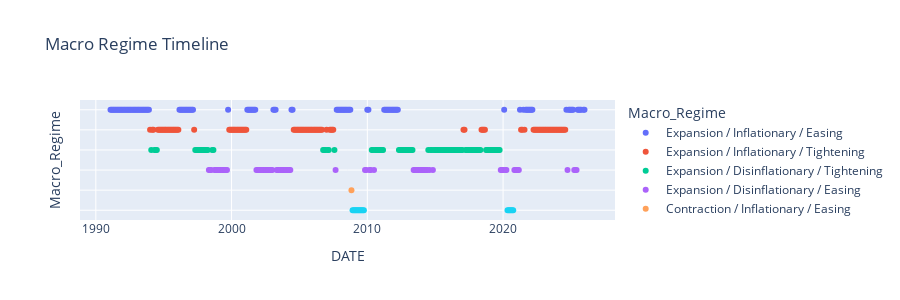

The code cell stored with this chart in its notebook:
### Code cell
# regime timeline

fig = px.scatter(
    plot_df,
    x="DATE",
    y="Macro_Regime",
    color="Macro_Regime",
    title="Macro Regime Timeline",
    height=300
)

fig.update_yaxes(showticklabels=False)
fig.show()

### Figure 1 — Plotly figure (JSON) as saved in the notebook; plotly's stock layout.template omitted (floating-point values rounded to 4 significant figures)
{"data": [{"hovertemplate": "Macro_Regime=%{y}<br>DATE=%{x}<extra></extra>", "legendgroup": "Expansion / Inflationary / Easing", "marker": {"color": "#636efa", "symbol": "circle"}, "mode": "markers", "name": "Expansion / Inflationary / Easing", "orientation": "v", "showlegend": true, "type": "scatter", "x": ["1991-01-31T00:00:00", "1991-02-28T00:00:00", "1991-03-31T00:00:00", "1991-04-30T00:00:00", "1991-05-31T00:00:00", "1991-06-30T00:00:00", "1991-07-31T00:00:00", "1991-08-31T00:00:00", "1991-09-30T00:00:00", "1991-10-31T00:00:00", "1991-11-30T00:00:00", "1991-12-31T00:00:00", "1992-01-31T00:00:00", "1992-02-29T00:00:00", "1992-03-31T00:00:00", "1992-04-30T00:00:00", "1992-05-31T00:00:00", "1992-06-30T00:00:00", "1992-07-31T00:00:00", "1992-08-31T00:00:00", "1992-09-30T00:00:00", "1992-10-31T00:00:00", "1992-11-30T00:00:00", "1992-12-31T00:00:00", "1993-01-31T00:00:00", "1993-02-28T00:00:00", "1993-03-31T00:00:00", "1993-04-30T00:00:00", "1993-05-31T00:00:00", "1993-06-30T00:00:00", "1993-07-31T00:00:00", "1993-08-31T00:00:00", "1993-09-30T00:00:00", "1993-10-31T00:00:00", "1993-11-30T00:00:00", "1996-02-29T00:00:00", "1996-03-31T00:00:00", "1996-04-30T00:00:00", "1996-05-31T00:00:00", "1996-06-30T00:00:00", "1996-07-31T00:00:00", "1996-08-31T00:00:00", "1996-09-30T00:00:00", "1996-10-31T00:00:00", "1996-11-30T00:00:00", "1996-12-31T00:00:00", "1997-01-31T00:00:00", "1997-02-28T00:00:00", "1999-09-30T00:00:00", "2001-02-28T00:00:00", "2001-03-31T00:00:00", "2001-04-30T00:00:00", "2001-05-31T00:00:00", "2001-06-30T00:00:00", "2001-07-31T00:00:00", "2001-08-31T00:00:00", "2001-09-30T00:00:00", "2003-01-31T00:00:00", "2003-02-28T00:00:00", "2003-03-31T00:00:00", "2004-05-31T00:00:00", "2004-06-30T00:00:00", "2007-09-30T00:00:00", "2007-10-31T00:00:00", "2007-11-30T00:00:00", "2007-12-31T00:00:00", "2008-01-31T00:00:00", "2008-02-29T00:00:00", "2008-03-31T00:00:00", "2008-04-30T00:00:00", "2008-05-31T00:00:00", "2008-06-30T00:00:00", "2008-07-31T00:00:00", "2008-08-31T00:00:00", "2008-09-30T00:00:00", "2009-12-31T00:00:00", "2010-01-31T00:00:00", "2011-03-31T00:00:00", "2011-04-30T00:00:00", "2011-05-31T00:00:00", "2011-06-30T00:00:00", "2011-07-31T00:00:00", "2011-08-31T00:00:00", "2011-09-30T00:00:00", "2011-10-31T00:00:00", "2011-11-30T00:00:00", "2011-12-31T00:00:00", "2012-01-31T00:00:00", "2012-02-29T00:00:00", "2012-03-31T00:00:00", "2020-01-31T00:00:00", "2021-03-31T00:00:00", "2021-06-30T00:00:00", "2021-08-31T00:00:00", "2021-09-30T00:00:00", "2021-10-31T00:00:00", "2021-11-30T00:00:00", "2021-12-31T00:00:00", "2022-01-31T00:00:00", "2022-02-28T00:00:00", "2024-08-31T00:00:00", "2024-10-31T00:00:00", "2024-11-30T00:00:00", "2024-12-31T00:00:00", "2025-01-31T00:00:00", "2025-02-28T00:00:00", "2025-06-30T00:00:00", "2025-07-31T00:00:00", "2025-08-31T00:00:00", "2025-09-30T00:00:00", "2025-11-30T00:00:00", "2025-12-31T00:00:00"], "xaxis": "x", "y": ["Expansion / Inflationary / Easing", "Expansion / Inflationary / Easing", "Expansion / Inflationary / Easing", "Expansion / Inflationary / Easing", "Expansion / Inflationary / Easing", "Expansion / Inflationary / Easing", "Expansion / Inflationary / Easing", "Expansion / Inflationary / Easing", "Expansion / Inflationary / Easing", "Expansion / Inflationary / Easing", "Expansion / Inflationary / Easing", "Expansion / Inflationary / Easing", "Expansion / Inflationary / Easing", "Expansion / Inflationary / Easing", "Expansion / Inflationary / Easing", "Expansion / Inflationary / Easing", "Expansion / Inflationary / Easing", "Expansion / Inflationary / Easing", "Expansion / Inflationary / Easing", "Expansion / Inflationary / Easing", "Expansion / Inflationary / Easing", "Expansion / Inflationary / Easing", "Expansion / Inflationary / Easing", "Expansion / Inflationary / Easing", "Expansion / Inflationary / Easing", "Expansion / Inflationary / Easing", "Expansion / Inflationary / Easing", "Expansion / Inflationary / Easing", "Expansion / Inflationary / Easing", "Expansion / Inflationary / Easing", "Expansion / Inflationary / Easing", "Expansion / Inflationary / Easing", "Expansion / Inflationary / Easing", "Expansion / Inflationary / Easing", "Expansion / Inflationary / Easing", "Expansion / Inflationary / Easing", "Expansion / Inflationary / Easing", "Expansion / Inflationary / Easing", "Expansion / Inflationary / Easing", "Expansion / Inflationary / Easing", "Expansion / Inflationary / Easing", "Expansion / Inflationary / Easing", "Expansion / Inflationary / Easing", "Expansion / Inflationary / Easing", "Expansion / Inflationary / Easing", "Expansion / Inflationary / Easing", "Expansion / Inflationary / Easing", "Expansion / Inflationary / Easing", "Expansion / Inflationary / Easing", "Expansion / Inflationary / Easing", "Expansion / Inflationary / Easing", "Expansion / Inflationary / Easing", "Expansion / Inflationary / Easing", "Expansion / Inflationary / Easing", "Expansion / Inflationary / Easing", "Expansion / Inflationary / Easing", "Expansion / Inflationary / Easing", "Expansion / Inflationary / Easing", "Expansion / Inflationary / Easing", "Expansion / Inflationary / Easing", "Expansion / Inflationary / Easing", "Expansion / Inflationary / Easing", "Expansion / Inflationary / Easing", "Expansion / Inflationary / Easing", "Expansion / Inflationary / Easing", "Expansion / Inflationary / Easing", "Expansion / Inflationary / Easing", "Expansion / Inflationary / Easing", "Expansion / Inflationary / Easing", "Expansion / Inflationary / Easing", "Expansion / Inflationary / Easing", "Expansion / Inflationary / Easing", "Expansion / Inflationary / Easing", "Expansion / Inflationary / Easing", "Expansion / Inflationary / Easing", "Expansion / Inflationary / Easing", "Expansion / Inflationary / Easing", "Expansion / Inflationary / Easing", "Expansion / Inflationary / Easing", "Expansion / Inflationary / Easing", "Expansion / Inflationary / Easing", "Expansion / Inflationary / Easing", "Expansion / Inflationary / Easing", "Expansion / Inflationary / Easing", "Expansion / Inflationary / Easing", "Expansion / Inflationary / Easing", "Expansion / Inflationary / Easing", "Expansion / Inflationary / Easing", "Expansion / Inflationary / Easing", "Expansion / Inflationary / Easing", "Expansion / Inflationary / Easing", "Expansion / Inflationary / Easing", "Expansion / Inflationary / Easing", "Expansion / Inflationary / Easing", "Expansion / Inflationary / Easing", "Expansion / Inflationary / Easing", "Expansion / Inflationary / Easing", "Expansion / Inflationary / Easing", "Expansion / Inflationary / Easing", "Expansion / Inflationary / Easing", "Expansion / Inflationary / Easing", "Expansion / Inflationary / Easing", "Expansion / Inflationary / Easing", "Expansion / Inflationary / Easing", "Expansion / Inflationary / Easing", "Expansion / Inflationary / Easing", "Expansion / Inflationary / Easing", "Expansion / Inflationary / Easing", "Expansion / Inflationary / Easing", "Expansion / Inflationary / Easing", "Expansion / Inflationary / Easing", "Expansion / Inflationary / Easing"], "yaxis": "y"}, {"hovertemplate": "Macro_Regime=%{y}<br>DATE=%{x}<extra></extra>", "legendgroup": "Expansion / Inflationary / Tightening", "marker": {"color": "#EF553B", "symbol": "circle"}, "mode": "markers", "name": "Expansion / Inflationary / Tightening", "orientation": "v", "showlegend": true, "type": "scatter", "x": ["1993-12-31T00:00:00", "1994-02-28T00:00:00", "1994-03-31T00:00:00", "1994-07-31T00:00:00", "1994-08-31T00:00:00", "1994-09-30T00:00:00", "1994-10-31T00:00:00", "1994-11-30T00:00:00", "1994-12-31T00:00:00", "1995-01-31T00:00:00", "1995-02-28T00:00:00", "1995-03-31T00:00:00", "1995-04-30T00:00:00", "1995-05-31T00:00:00", "1995-06-30T00:00:00", "1995-07-31T00:00:00", "1995-08-31T00:00:00", "1995-09-30T00:00:00", "1995-10-31T00:00:00", "1995-11-30T00:00:00", "1995-12-31T00:00:00", "1996-01-31T00:00:00", "1997-03-31T00:00:00", "1999-10-31T00:00:00", "1999-11-30T00:00:00", "1999-12-31T00:00:00", "2000-01-31T00:00:00", "2000-02-29T00:00:00", "2000-03-31T00:00:00", "2000-04-30T00:00:00", "2000-05-31T00:00:00", "2000-06-30T00:00:00", "2000-07-31T00:00:00", "2000-08-31T00:00:00", "2000-09-30T00:00:00", "2000-10-31T00:00:00", "2000-11-30T00:00:00", "2000-12-31T00:00:00", "2001-01-31T00:00:00", "2004-07-31T00:00:00", "2004-08-31T00:00:00", "2004-09-30T00:00:00", "2004-10-31T00:00:00", "2004-11-30T00:00:00", "2004-12-31T00:00:00", "2005-01-31T00:00:00", "2005-02-28T00:00:00", "2005-03-31T00:00:00", "2005-04-30T00:00:00", "2005-05-31T00:00:00", "2005-06-30T00:00:00", "2005-07-31T00:00:00", "2005-08-31T00:00:00", "2005-09-30T00:00:00", "2005-10-31T00:00:00", "2005-11-30T00:00:00", "2005-12-31T00:00:00", "2006-01-31T00:00:00", "2006-02-28T00:00:00", "2006-03-31T00:00:00", "2006-04-30T00:00:00", "2006-05-31T00:00:00", "2006-06-30T00:00:00", "2006-07-31T00:00:00", "2006-08-31T00:00:00", "2006-12-31T00:00:00", "2007-03-31T00:00:00", "2007-04-30T00:00:00", "2007-05-31T00:00:00", "2007-06-30T00:00:00", "2017-01-31T00:00:00", "2017-02-28T00:00:00", "2018-05-31T00:00:00", "2018-06-30T00:00:00", "2018-07-31T00:00:00", "2018-08-31T00:00:00", "2021-04-30T00:00:00", "2021-05-31T00:00:00", "2021-07-31T00:00:00", "2022-03-31T00:00:00", "2022-04-30T00:00:00", "2022-05-31T00:00:00", "2022-06-30T00:00:00", "2022-07-31T00:00:00", "2022-08-31T00:00:00", "2022-09-30T00:00:00", "2022-10-31T00:00:00", "2022-11-30T00:00:00", "2022-12-31T00:00:00", "2023-01-31T00:00:00", "2023-02-28T00:00:00", "2023-03-31T00:00:00", "2023-04-30T00:00:00", "2023-05-31T00:00:00", "2023-06-30T00:00:00", "2023-07-31T00:00:00", "2023-08-31T00:00:00", "2023-09-30T00:00:00", "2023-10-31T00:00:00", "2023-11-30T00:00:00", "2023-12-31T00:00:00", "2024-01-31T00:00:00", "2024-02-29T00:00:00", "2024-03-31T00:00:00", "2024-04-30T00:00:00", "2024-05-31T00:00:00", "2024-06-30T00:00:00", "2024-07-31T00:00:00"], "xaxis": "x", "y": ["Expansion / Inflationary / Tightening", "Expansion / Inflationary / Tightening", "Expansion / Inflationary / Tightening", "Expansion / Inflationary / Tightening", "Expansion / Inflationary / Tightening", "Expansion / Inflationary / Tightening", "Expansion / Inflationary / Tightening", "Expansion / Inflationary / Tightening", "Expansion / Inflationary / Tightening", "Expansion / Inflationary / Tightening", "Expansion / Inflationary / Tightening", "Expansion / Inflationary / Tightening", "Expansion / Inflationary / Tightening", "Expansion / Inflationary / Tightening", "Expansion / Inflationary / Tightening", "Expansion / Inflationary / Tightening", "Expansion / Inflationary / Tightening", "Expansion / Inflationary / Tightening", "Expansion / Inflationary / Tightening", "Expansion / Inflationary / Tightening", "Expansion / Inflationary / Tightening", "Expansion / Inflationary / Tightening", "Expansion / Inflationary / Tightening", "Expansion / Inflationary / Tightening", "Expansion / Inflationary / Tightening", "Expansion / Inflationary / Tightening", "Expansion / Inflationary / Tightening", "Expansion / Inflationary / Tightening", "Expansion / Inflationary / Tightening", "Expansion / Inflationary / Tightening", "Expansion / Inflationary / Tightening", "Expansion / Inflationary / Tightening", "Expansion / Inflationary / Tightening", "Expansion / Inflationary / Tightening", "Expansion / Inflationary / Tightening", "Expansion / Inflationary / Tightening", "Expansion / Inflationary / Tightening", "Expansion / Inflationary / Tightening", "Expansion / Inflationary / Tightening", "Expansion / Inflationary / Tightening", "Expansion / Inflationary / Tightening", "Expansion / Inflationary / Tightening", "Expansion / Inflationary / Tightening", "Expansion / Inflationary / Tightening", "Expansion / Inflationary / Tightening", "Expansion / Inflationary / Tightening", "Expansion / Inflationary / Tightening", "Expansion / Inflationary / Tightening", "Expansion / Inflationary / Tightening", "Expansion / Inflationary / Tightening", "Expansion / Inflationary / Tightening", "Expansion / Inflationary / Tightening", "Expansion / Inflationary / Tightening", "Expansion / Inflationary / Tightening", "Expansion / Inflationary / Tightening", "Expansion / Inflationary / Tightening", "Expansion / Inflationary / Tightening", "Expansion / Inflationary / Tightening", "Expansion / Inflationary / Tightening", "Expansion / Inflationary / Tightening", "Expansion / Inflationary / Tightening", "Expansion / Inflationary / Tightening", "Expansion / Inflationary / Tightening", "Expansion / Inflationary / Tightening", "Expansion / Inflationary / Tightening", "Expansion / Inflationary / Tightening", "Expansion / Inflationary / Tightening", "Expansion / Inflationary / Tightening", "Expansion / Inflationary / Tightening", "Expansion / Inflationary / Tightening", "Expansion / Inflationary / Tightening", "Expansion / Inflationary / Tightening", "Expansion / Inflationary / Tightening", "Expansion / Inflationary / Tightening", "Expansion / Inflationary / Tightening", "Expansion / Inflationary / Tightening", "Expansion / Inflationary / Tightening", "Expansion / Inflationary / Tightening", "Expansion / Inflationary / Tightening", "Expansion / Inflationary / Tightening", "Expansion / Inflationary / Tightening", "Expansion / Inflationary / Tightening", "Expansion / Inflationary / Tightening", "Expansion / Inflationary / Tightening", "Expansion / Inflationary / Tightening", "Expansion / Inflationary / Tightening", "Expansion / Inflationary / Tightening", "Expansion / Inflationary / Tightening", "Expansion / Inflationary / Tightening", "Expansion / Inflationary / Tightening", "Expansion / Inflationary / Tightening", "Expansion / Inflationary / Tightening", "Expansion / Inflationary / Tightening", "Expansion / Inflationary / Tightening", "Expansion / Inflationary / Tightening", "Expansion / Inflationary / Tightening", "Expansion / Inflationary / Tightening", "Expansion / Inflationary / Tightening", "Expansion / Inflationary / Tightening", "Expansion / Inflationary / Tightening", "Expansion / Inflationary / Tightening", "Expansion / Inflationary / Tightening", "Expansion / Inflationary / Tightening", "Expansion / Inflationary / Tightening", "Expansion / Inflationary / Tightening", "Expansion / Inflationary / Tightening", "Expansion / Inflationary / Tightening", "Expansion / Inflationary / Tightening"], "yaxis": "y"}, {"hovertemplate": "Macro_Regime=%{y}<br>DATE=%{x}<extra></extra>", "legendgroup": "Expansion / Disinflationary / Tightening", "marker": {"color": "#00cc96", "symbol": "circle"}, "mode": "markers", "name": "Expansion / Disinflationary / Tightening", "orientation": "v", "showlegend": true, "type": "scatter", "x": ["1994-01-31T00:00:00", "1994-04-30T00:00:00", "1994-05-31T00:00:00", "1994-06-30T00:00:00", "1997-04-30T00:00:00", "1997-05-31T00:00:00", "1997-06-30T00:00:00", "1997-07-31T00:00:00", "1997-08-31T00:00:00", "1997-09-30T00:00:00", "1997-10-31T00:00:00", "1997-11-30T00:00:00", "1997-12-31T00:00:00", "1998-01-31T00:00:00", "1998-02-28T00:00:00", "1998-03-31T00:00:00", "1998-07-31T00:00:00", "1998-08-31T00:00:00", "2006-09-30T00:00:00", "2006-10-31T00:00:00", "2006-11-30T00:00:00", "2007-01-31T00:00:00", "2007-02-28T00:00:00", "2007-07-31T00:00:00", "2010-04-30T00:00:00", "2010-05-31T00:00:00", "2010-07-31T00:00:00", "2010-08-31T00:00:00", "2010-09-30T00:00:00", "2010-10-31T00:00:00", "2010-11-30T00:00:00", "2010-12-31T00:00:00", "2011-01-31T00:00:00", "2011-02-28T00:00:00", "2012-04-30T00:00:00", "2012-05-31T00:00:00", "2012-06-30T00:00:00", "2012-07-31T00:00:00", "2012-08-31T00:00:00", "2012-09-30T00:00:00", "2012-10-31T00:00:00", "2012-11-30T00:00:00", "2012-12-31T00:00:00", "2013-01-31T00:00:00", "2013-02-28T00:00:00", "2013-03-31T00:00:00", "2013-04-30T00:00:00", "2014-06-30T00:00:00", "2014-08-31T00:00:00", "2014-09-30T00:00:00", "2014-11-30T00:00:00", "2014-12-31T00:00:00", "2015-01-31T00:00:00", "2015-02-28T00:00:00", "2015-03-31T00:00:00", "2015-04-30T00:00:00", "2015-05-31T00:00:00", "2015-06-30T00:00:00", "2015-07-31T00:00:00", "2015-08-31T00:00:00", "2015-09-30T00:00:00", "2015-10-31T00:00:00", "2015-11-30T00:00:00", "2015-12-31T00:00:00", "2016-01-31T00:00:00", "2016-02-29T00:00:00", "2016-03-31T00:00:00", "2016-04-30T00:00:00", "2016-05-31T00:00:00", "2016-06-30T00:00:00", "2016-07-31T00:00:00", "2016-08-31T00:00:00", "2016-09-30T00:00:00", "2016-10-31T00:00:00", "2016-11-30T00:00:00", "2016-12-31T00:00:00", "2017-03-31T00:00:00", "2017-04-30T00:00:00", "2017-05-31T00:00:00", "2017-06-30T00:00:00", "2017-07-31T00:00:00", "2017-08-31T00:00:00", "2017-09-30T00:00:00", "2017-10-31T00:00:00", "2017-11-30T00:00:00", "2017-12-31T00:00:00", "2018-01-31T00:00:00", "2018-02-28T00:00:00", "2018-03-31T00:00:00", "2018-04-30T00:00:00", "2018-09-30T00:00:00", "2018-10-31T00:00:00", "2018-11-30T00:00:00", "2018-12-31T00:00:00", "2019-01-31T00:00:00", "2019-02-28T00:00:00", "2019-03-31T00:00:00", "2019-04-30T00:00:00", "2019-05-31T00:00:00", "2019-06-30T00:00:00", "2019-07-31T00:00:00", "2019-08-31T00:00:00", "2019-09-30T00:00:00"], "xaxis": "x", "y": ["Expansion / Disinflationary / Tightening", "Expansion / Disinflationary / Tightening", "Expansion / Disinflationary / Tightening", "Expansion / Disinflationary / Tightening", "Expansion / Disinflationary / Tightening", "Expansion / Disinflationary / Tightening", "Expansion / Disinflationary / Tightening", "Expansion / Disinflationary / Tightening", "Expansion / Disinflationary / Tightening", "Expansion / Disinflationary / Tightening", "Expansion / Disinflationary / Tightening", "Expansion / Disinflationary / Tightening", "Expansion / Disinflationary / Tightening", "Expansion / Disinflationary / Tightening", "Expansion / Disinflationary / Tightening", "Expansion / Disinflationary / Tightening", "Expansion / Disinflationary / Tightening", "Expansion / Disinflationary / Tightening", "Expansion / Disinflationary / Tightening", "Expansion / Disinflationary / Tightening", "Expansion / Disinflationary / Tightening", "Expansion / Disinflationary / Tightening", "Expansion / Disinflationary / Tightening", "Expansion / Disinflationary / Tightening", "Expansion / Disinflationary / Tightening", "Expansion / Disinflationary / Tightening", "Expansion / Disinflationary / Tightening", "Expansion / Disinflationary / Tightening", "Expansion / Disinflationary / Tightening", "Expansion / Disinflationary / Tightening", "Expansion / Disinflationary / Tightening", "Expansion / Disinflationary / Tightening", "Expansion / Disinflationary / Tightening", "Expansion / Disinflationary / Tightening", "Expansion / Disinflationary / Tightening", "Expansion / Disinflationary / Tightening", "Expansion / Disinflationary / Tightening", "Expansion / Disinflationary / Tightening", "Expansion / Disinflationary / Tightening", "Expansion / Disinflationary / Tightening", "Expansion / Disinflationary / Tightening", "Expansion / Disinflationary / Tightening", "Expansion / Disinflationary / Tightening", "Expansion / Disinflationary / Tightening", "Expansion / Disinflationary / Tightening", "Expansion / Disinflationary / Tightening", "Expansion / Disinflationary / Tightening", "Expansion / Disinflationary / Tightening", "Expansion / Disinflationary / Tightening", "Expansion / Disinflationary / Tightening", "Expansion / Disinflationary / Tightening", "Expansion / Disinflationary / Tightening", "Expansion / Disinflationary / Tightening", "Expansion / Disinflationary / Tightening", "Expansion / Disinflationary / Tightening", "Expansion / Disinflationary / Tightening", "Expansion / Disinflationary / Tightening", "Expansion / Disinflationary / Tightening", "Expansion / Disinflationary / Tightening", "Expansion / Disinflationary / Tightening", "Expansion / Disinflationary / Tightening", "Expansion / Disinflationary / Tightening", "Expansion / Disinflationary / Tightening", "Expansion / Disinflationary / Tightening", "Expansion / Disinflationary / Tightening", "Expansion / Disinflationary / Tightening", "Expansion / Disinflationary / Tightening", "Expansion / Disinflationary / Tightening", "Expansion / Disinflationary / Tightening", "Expansion / Disinflationary / Tightening", "Expansion / Disinflationary / Tightening", "Expansion / Disinflationary / Tightening", "Expansion / Disinflationary / Tightening", "Expansion / Disinflationary / Tightening", "Expansion / Disinflationary / Tightening", "Expansion / Disinflationary / Tightening", "Expansion / Disinflationary / Tightening", "Expansion / Disinflationary / Tightening", "Expansion / Disinflationary / Tightening", "Expansion / Disinflationary / Tightening", "Expansion / Disinflationary / Tightening", "Expansion / Disinflationary / Tightening", "Expansion / Disinflationary / Tightening", "Expansion / Disinflationary / Tightening", "Expansion / Disinflationary / Tightening", "Expansion / Disinflationary / Tightening", "Expansion / Disinflationary / Tightening", "Expansion / Disinflationary / Tightening", "Expansion / Disinflationary / Tightening", "Expansion / Disinflationary / Tightening", "Expansion / Disinflationary / Tightening", "Expansion / Disinflationary / Tightening", "Expansion / Disinflationary / Tightening", "Expansion / Disinflationary / Tightening", "Expansion / Disinflationary / Tightening", "Expansion / Disinflationary / Tightening", "Expansion / Disinflationary / Tightening", "Expansion / Disinflationary / Tightening", "Expansion / Disinflationary / Tightening", "Expansion / Disinflationary / Tightening", "Expansion / Disinflationary / Tightening", "Expansion / Disinflationary / Tightening", "Expansion / Disinflationary / Tightening"], "yaxis": "y"}, {"hovertemplate": "Macro_Regime=%{y}<br>DATE=%{x}<extra></extra>", "legendgroup": "Expansion / Disinflationary / Easing", "marker": {"color": "#ab63fa", "symbol": "circle"}, "mode": "markers", "name": "Expansion / Disinflationary / Easing", "orientation": "v", "showlegend": true, "type": "scatter", "x": ["1998-04-30T00:00:00", "1998-05-31T00:00:00", "1998-06-30T00:00:00", "1998-09-30T00:00:00", "1998-10-31T00:00:00", "1998-11-30T00:00:00", "1998-12-31T00:00:00", "1999-01-31T00:00:00", "1999-02-28T00:00:00", "1999-03-31T00:00:00", "1999-04-30T00:00:00", "1999-05-31T00:00:00", "1999-06-30T00:00:00", "1999-07-31T00:00:00", "1999-08-31T00:00:00", "2001-10-31T00:00:00", "2001-11-30T00:00:00", "2001-12-31T00:00:00", "2002-01-31T00:00:00", "2002-02-28T00:00:00", "2002-03-31T00:00:00", "2002-04-30T00:00:00", "2002-05-31T00:00:00", "2002-06-30T00:00:00", "2002-07-31T00:00:00", "2002-08-31T00:00:00", "2002-09-30T00:00:00", "2002-10-31T00:00:00", "2002-11-30T00:00:00", "2002-12-31T00:00:00", "2003-04-30T00:00:00", "2003-05-31T00:00:00", "2003-06-30T00:00:00", "2003-07-31T00:00:00", "2003-08-31T00:00:00", "2003-09-30T00:00:00", "2003-10-31T00:00:00", "2003-11-30T00:00:00", "2003-12-31T00:00:00", "2004-01-31T00:00:00", "2004-02-29T00:00:00", "2004-03-31T00:00:00", "2004-04-30T00:00:00", "2007-08-31T00:00:00", "2009-10-31T00:00:00", "2009-11-30T00:00:00", "2010-02-28T00:00:00", "2010-03-31T00:00:00", "2010-06-30T00:00:00", "2013-05-31T00:00:00", "2013-06-30T00:00:00", "2013-07-31T00:00:00", "2013-08-31T00:00:00", "2013-09-30T00:00:00", "2013-10-31T00:00:00", "2013-11-30T00:00:00", "2013-12-31T00:00:00", "2014-01-31T00:00:00", "2014-02-28T00:00:00", "2014-03-31T00:00:00", "2014-04-30T00:00:00", "2014-05-31T00:00:00", "2014-07-31T00:00:00", "2014-10-31T00:00:00", "2019-10-31T00:00:00", "2019-11-30T00:00:00", "2019-12-31T00:00:00", "2020-02-29T00:00:00", "2020-03-31T00:00:00", "2020-10-31T00:00:00", "2020-11-30T00:00:00", "2020-12-31T00:00:00", "2021-01-31T00:00:00", "2021-02-28T00:00:00", "2024-09-30T00:00:00", "2025-03-31T00:00:00", "2025-04-30T00:00:00", "2025-05-31T00:00:00"], "xaxis": "x", "y": ["Expansion / Disinflationary / Easing", "Expansion / Disinflationary / Easing", "Expansion / Disinflationary / Easing", "Expansion / Disinflationary / Easing", "Expansion / Disinflationary / Easing", "Expansion / Disinflationary / Easing", "Expansion / Disinflationary / Easing", "Expansion / Disinflationary / Easing", "Expansion / Disinflationary / Easing", "Expansion / Disinflationary / Easing", "Expansion / Disinflationary / Easing", "Expansion / Disinflationary / Easing", "Expansion / Disinflationary / Easing", "Expansion / Disinflationary / Easing", "Expansion / Disinflationary / Easing", "Expansion / Disinflationary / Easing", "Expansion / Disinflationary / Easing", "Expansion / Disinflationary / Easing", "Expansion / Disinflationary / Easing", "Expansion / Disinflationary / Easing", "Expansion / Disinflationary / Easing", "Expansion / Disinflationary / Easing", "Expansion / Disinflationary / Easing", "Expansion / Disinflationary / Easing", "Expansion / Disinflationary / Easing", "Expansion / Disinflationary / Easing", "Expansion / Disinflationary / Easing", "Expansion / Disinflationary / Easing", "Expansion / Disinflationary / Easing", "Expansion / Disinflationary / Easing", "Expansion / Disinflationary / Easing", "Expansion / Disinflationary / Easing", "Expansion / Disinflationary / Easing", "Expansion / Disinflationary / Easing", "Expansion / Disinflationary / Easing", "Expansion / Disinflationary / Easing", "Expansion / Disinflationary / Easing", "Expansion / Disinflationary / Easing", "Expansion / Disinflationary / Easing", "Expansion / Disinflationary / Easing", "Expansion / Disinflationary / Easing", "Expansion / Disinflationary / Easing", "Expansion / Disinflationary / Easing", "Expansion / Disinflationary / Easing", "Expansion / Disinflationary / Easing", "Expansion / Disinflationary / Easing", "Expansion / Disinflationary / Easing", "Expansion / Disinflationary / Easing", "Expansion / Disinflationary / Easing", "Expansion / Disinflationary / Easing", "Expansion / Disinflationary / Easing", "Expansion / Disinflationary / Easing", "Expansion / Disinflationary / Easing", "Expansion / Disinflationary / Easing", "Expansion / Disinflationary / Easing", "Expansion / Disinflationary / Easing", "Expansion / Disinflationary / Easing", "Expansion / Disinflationary / Easing", "Expansion / Disinflationary / Easing", "Expansion / Disinflationary / Easing", "Expansion / Disinflationary / Easing", "Expansion / Disinflationary / Easing", "Expansion / Disinflationary / Easing", "Expansion / Disinflationary / Easing", "Expansion / Disinflationary / Easing", "Expansion / Disinflationary / Easing", "Expansion / Disinflationary / Easing", "Expansion / Disinflationary / Easing", "Expansion / Disinflationary / Easing", "Expansion / Disinflationary / Easing", "Expansion / Disinflationary / Easing", "Expansion / Disinflationary / Easing", "Expansion / Disinflationary / Easing", "Expansion / Disinflationary / Easing", "Expansion / Disinflationary / Easing", "Expansion / Disinflationary / Easing", "Expansion / Disinflationary / Easing", "Expansion / Disinflationary / Easing"], "yaxis": "y"}, {"hovertemplate": "Macro_Regime=%{y}<br>DATE=%{x}<extra></extra>", "legendgroup": "Contraction / Inflationary / Easing", "marker": {"color": "#FFA15A", "symbol": "circle"}, "mode": "markers", "name": "Contraction / Inflationary / Easing", "orientation": "v", "showlegend": true, "type": "scatter", "x": ["2008-10-31T00:00:00"], "xaxis": "x", "y": ["Contraction / Inflationary / Easing"], "yaxis": "y"}, {"hovertemplate": "Macro_Regime=%{y}<br>DATE=%{x}<extra></extra>", "legendgroup": "Contraction / Disinflationary / Easing", "marker": {"color": "#19d3f3", "symbol": "circle"}, "mode": "markers", "name": "Contraction / Disinflationary / Easing", "orientation": "v", "showlegend": true, "type": "scatter", "x": ["2008-11-30T00:00:00", "2008-12-31T00:00:00", "2009-01-31T00:00:00", "2009-02-28T00:00:00", "2009-03-31T00:00:00", "2009-04-30T00:00:00", "2009-05-31T00:00:00", "2009-06-30T00:00:00", "2009-07-31T00:00:00", "2009-08-31T00:00:00", "2009-09-30T00:00:00", "2020-04-30T00:00:00", "2020-05-31T00:00:00", "2020-06-30T00:00:00", "2020-07-31T00:00:00", "2020-08-31T00:00:00", "2020-09-30T00:00:00"], "xaxis": "x", "y": ["Contraction / Disinflationary / Easing", "Contraction / Disinflationary / Easing", "Contraction / Disinflationary / Easing", "Contraction / Disinflationary / Easing", "Contraction / Disinflationary / Easing", "Contraction / Disinflationary / Easing", "Contraction / Disinflationary / Easing", "Contraction / Disinflationary / Easing", "Contraction / Disinflationary / Easing", "Contraction / Disinflationary / Easing", "Contraction / Disinflationary / Easing", "Contraction / Disinflationary / Easing", "Contraction / Disinflationary / Easing", "Contraction / Disinflationary / Easing", "Contraction / Disinflationary / Easing", "Contraction / Disinflationary / Easing", "Contraction / Disinflationary / Easing"], "yaxis": "y"}], "layout": {"height": 300, "legend": {"title": {"text": "Macro_Regime"}, "tracegroupgap": 0}, "title": {"text": "Macro Regime Timeline"}, "xaxis": {"anchor": "y", "domain": [0, 1], "title": {"text": "DATE"}}, "yaxis": {"anchor": "x", "categoryarray": ["Contraction / Disinflationary / Easing", "Contraction / Inflationary / Easing", "Expansion / Disinflationary / Easing", "Expansion / Disinflationary / Tightening", "Expansion / Inflationary / Tightening", "Expansion / Inflationary / Easing"], "categoryorder": "array", "domain": [0, 1], "showticklabels": false, "title": {"text": "Macro_Regime"}}}}
